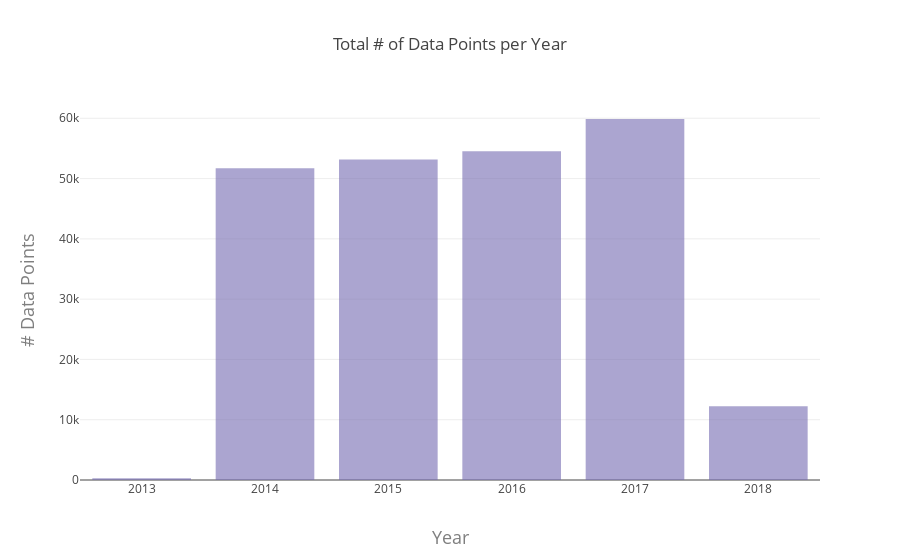

This figure's notebook cell:
### Code cell
#plot total number of data points per year 
data = [go.Bar(
    x=years,
    y=data_per_year,
    name='Number Killed per Year',
    marker=dict(
        color='rgb(117,107,177)'
    ),
    opacity=0.6
)]

layout = go.Layout(
    title='Total # of Data Points per Year',
    xaxis=dict(
        title='Year',
        titlefont=dict(
            size=18,
            color='#7f7f7f'
        )
    ),
    yaxis=dict(
        title='# Data Points',
        titlefont=dict(
            size=18,
            color='#7f7f7f'
        )
    )
)

fig = go.Figure(data=data, layout=layout)
iplot(fig)

### Figure 1 — Plotly figure (JSON) as saved in the notebook; plotly's stock layout.template omitted (floating-point values rounded to 4 significant figures)
{"data": [{"marker": {"color": "rgb(117,107,177)"}, "name": "Number Killed per Year", "opacity": 0.6, "type": "bar", "uid": "a7bb3777-b775-4670-a6e3-fc5e729db2b2", "x": ["2013", "2014", "2015", "2016", "2017", "2018"], "y": [276, 51696, 53148, 54532, 59881, 12221]}], "layout": {"title": "Total # of Data Points per Year", "xaxis": {"title": "Year", "titlefont": {"color": "#7f7f7f", "size": 18}}, "yaxis": {"title": "# Data Points", "titlefont": {"color": "#7f7f7f", "size": 18}}}}
